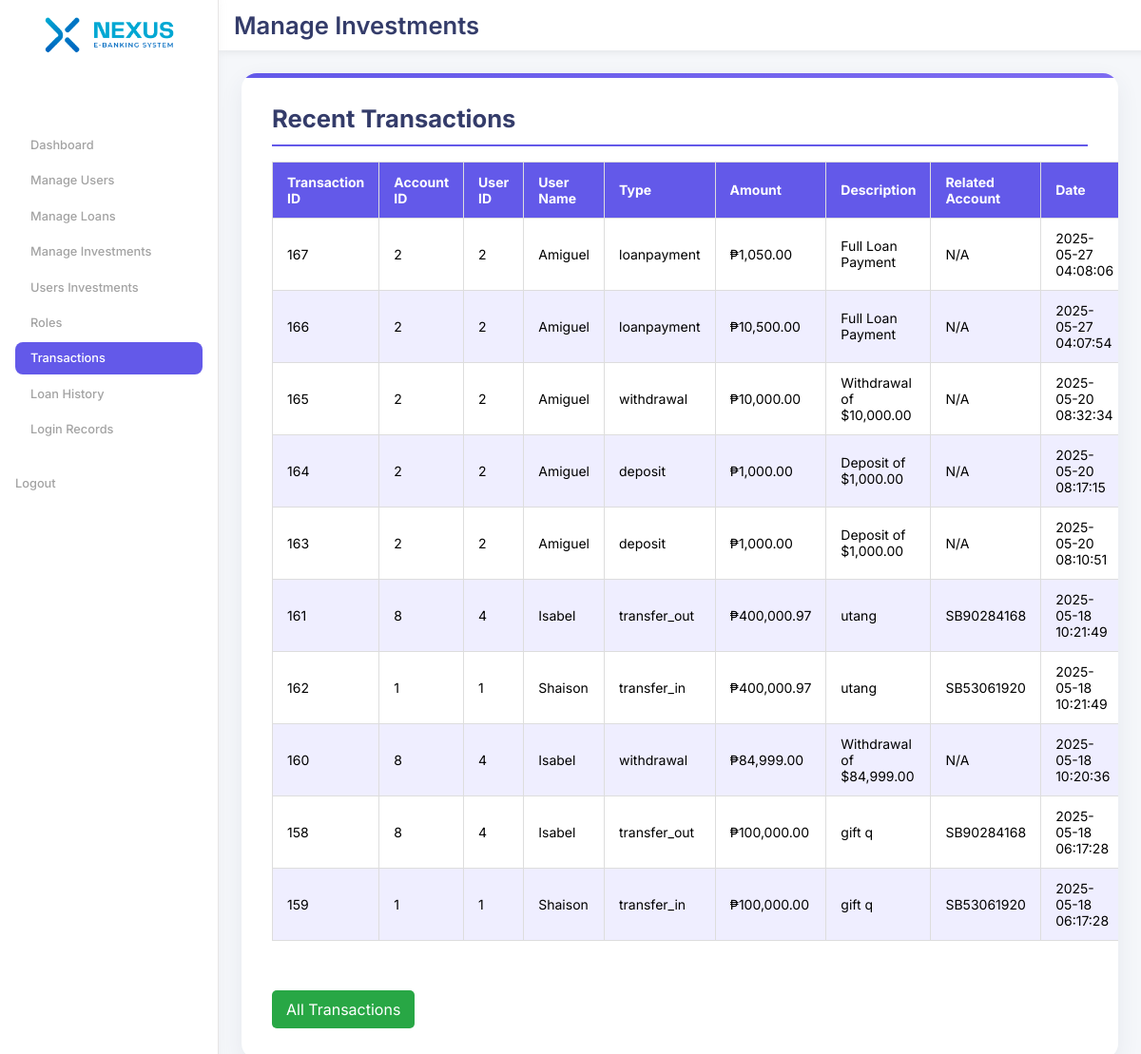
/admin/recent_transactions.php, run on the app's committed database.
### tables this page shows
CREATE TABLE IF NOT EXISTS `transactions` (
  `transaction_id` int NOT NULL AUTO_INCREMENT,
  `account_id` int NOT NULL,
  `type` enum('deposit','withdrawal','transfer_in','transfer_out','loanpayment') NOT NULL,
  `amount` decimal(15,2) NOT NULL,
  `description` varchar(255) DEFAULT NULL,
  `related_account_id` int DEFAULT NULL,
  `created_at` timestamp NULL DEFAULT CURRENT_TIMESTAMP,
  PRIMARY KEY (`transaction_id`),
  KEY `account_id` (`account_id`),
  KEY `related_account_id` (`related_account_id`),
  CONSTRAINT `transactions_ibfk_1` FOREIGN KEY (`account_id`) REFERENCES `accounts` (`account_id`) ON DELETE CASCADE,
  CONSTRAINT `transactions_ibfk_2` FOREIGN KEY (`related_account_id`) REFERENCES `accounts` (`account_id`) ON DELETE SET NULL
);

CREATE TABLE IF NOT EXISTS `users` (
  `user_id` int NOT NULL AUTO_INCREMENT,
  `full_name` varchar(100) NOT NULL,
  `age` int NOT NULL,
  `birth_year` int NOT NULL,
  `email` varchar(100) NOT NULL,
  `address` text NOT NULL,
  `occupation` varchar(50) NOT NULL,
  `phone` varchar(20) NOT NULL,
  `password_hash` varchar(255) NOT NULL,
  `created_at` timestamp NULL DEFAULT CURRENT_TIMESTAMP,
  `is_admin` tinyint(1) DEFAULT '0',
  `status` enum('pending','approved','rejected') DEFAULT 'pending',
  `is_active` tinyint(1) NOT NULL DEFAULT '1',
  `reset_token` varchar(255) DEFAULT NULL,
  `reset_expires_at` datetime DEFAULT NULL,
  `profile_picture` varchar(255) DEFAULT NULL,
  PRIMARY KEY (`user_id`),
  UNIQUE KEY `email` (`email`)
);

CREATE TABLE IF NOT EXISTS `accounts` (
  `account_id` int NOT NULL AUTO_INCREMENT,
  `user_id` int NOT NULL,
  `account_number` varchar(20) NOT NULL,
  `balance` decimal(15,2) DEFAULT '0.00',
  `created_at` timestamp NULL DEFAULT CURRENT_TIMESTAMP,
  PRIMARY KEY (`account_id`),
  UNIQUE KEY `account_number` (`account_number`),
  KEY `user_id` (`user_id`),
  CONSTRAINT `accounts_ibfk_1` FOREIGN KEY (`user_id`) REFERENCES `users` (`user_id`) ON DELETE CASCADE
);

### admin/recent_transactions.php (the view, shortened to what this page needs)
<?php
require_once '../includes/db.php';
try {
    $sql = "
        SELECT
            t.transaction_id,
            t.account_id,
            t.type,
            t.amount,
            t.description,
            t.related_account_id,
            t.created_at,
            u.user_id,
            u.full_name,
            ra.account_number AS related_account_number
        FROM transactions t
        JOIN accounts a ON t.account_id = a.account_id
        JOIN users u ON a.user_id = u.user_id
        LEFT JOIN accounts ra ON t.related_account_id = ra.account_id
        ORDER BY t.created_at DESC
        LIMIT 10
    ";
    $stmt = $pdo->query($sql);
    $transactions = $stmt->fetchAll();
} catch (PDOException $e) {
    error_log("Error fetching transactions: " . $e->getMessage());
    die("Error fetching transactions. Please try again later.");
}
?>
<!DOCTYPE html>
<html lang="en">
<head>
    <link rel="stylesheet" href="../assets/css/admin-main.css">
    <link rel="stylesheet" href="../assets/css/admin-recent-transactions.css">
</head>
<body>
 <div class="wrapper">
            <aside class="sidebar">
                            <div class="Logos-cont">
                                <img src="../assets/images/Logo-color.png" alt="SecureBank Logo" class="logo-container">
                            </div>
                            <nav class="dashboard-nav">
                                <a href="dashboard.php" class="active btn ">Dashboard</a>
                                <a href="manage-users.php" class="btn ">Manage Users</a>
                                <a href="manage-loans.php" class="btn">Manage Loans</a>
                                <a href="manage-investments.php" class="btn">Manage Investments</a>
                                <a href="track-investments.php" class="btn">Users Investments</a>
                                <a href="role.php" class="btn">Roles</a>
                                <a href="recent_transactions.php" class="btn dash-text">Transactions</a>
                                <a href="loan-history.php" class="btn">Loan History</a>
                                <a href="login-records.php" class="btn">Login Records</a>
                            </nav>
                             <div class="logout-cont">
                                <a href="../logout.php" class="logout">Logout</a>
                            </div>
                </aside>
 <main class="container">
        <header>
            <h1>Manage Investments</h1>
        </header>
        <div class="content">
            <div>
        <h1>Recent Transactions</h1>
        <table>
            <thead>
                <tr style="background-color: #f4f4f4;">
                    <th>Transaction ID</th>
                    <th>Account ID</th>
                    <th>User ID</th>
                    <th>User Name</th>
                    <th>Type</th>
                    <th>Amount</th>
                    <th>Description</th>
                    <th>Related Account</th>
                    <th>Date</th>
                </tr>
            </thead>
            <tbody>
                <?php if (!empty($transactions)): ?>
                    <?php foreach ($transactions as $transaction): ?>
                        <tr>
                            <td data-label="Transaction ID"><?php echo $transaction['transaction_id']; ?></td>
                            <td data-label="Account ID"><?php echo $transaction['account_id']; ?></td>
                            <td data-label="User ID"><?php echo $transaction['user_id']; ?></td>
                            <td data-label="User Name"><?php echo htmlspecialchars($transaction['full_name']); ?></td>
                            <td data-label="Type"><?php echo htmlspecialchars($transaction['type']); ?></td>
                            <td data-label="Amount"><?php echo "₱" . number_format($transaction['amount'], 2); ?></td>
                            <td data-label="Description"><?php echo !empty($transaction['description']) ? htmlspecialchars($transaction['description']) : 'N/A'; ?></td>
                            <td data-label="Related Account"><?php echo !empty($transaction['related_account_number']) ? htmlspecialchars($transaction['related_account_number']) : 'N/A'; ?></td>
                            <td data-label="Date">
                                <?php
                                    echo !empty($transaction['created_at']) && strtotime($transaction['created_at'])
                                        ? date("Y-m-d H:i:s", strtotime($transaction['created_at']))
                                        : 'N/A';
                                ?>
                            </td>
                        </tr>
                    <?php endforeach; ?>
                <?php else: ?>
                    <tr>
                        <td colspan="9">No recent transactions found.</td>
                    </tr>
                <?php endif; ?>
            </tbody>
        </table>
        <a href="all-transactions.php" style="display: inline-block; margin-top: 20px; padding: 10px 15px; background-color: #28a745; color: white; text-decoration: none; border-radius: 5px;">All Transactions</a>
    </div>
        </div>
</main>
</div>
</body>
</html>

### assets/css/admin-main.css (style rules this page uses)
:root { --main-color: #ffffff; --bg-color: #f5f7fa; --bg-sidecolor-2: #6359e9; --font-color: #343c6a; --thin-font-color: #718ebf; --inactive-font-color: #a3a3a3; --hover-effects: #efeeff; --big-font-size: clamp(4rem, 6vw, 6.6rem); --semi-big-font-size: clamp(1.5rem, 3vw, 1.6rem); --paragraph-font-size: clamp(0.7rem, 1.5vw, 0.8rem); }
.content { display: flex; flex-direction: column; background: var(--main-color); padding: 2rem; border-radius: 16px; box-shadow: 0 8px 24px rgba(52, 60, 106, 0.08); margin: 4.8rem 1.5rem 2rem 1.5rem; transition: transform 0.3s ease, box-shadow 0.3s ease; position: relative; overflow: hidden; }
.content::before { content: ""; position: absolute; top: 0; left: 0; width: 100%; height: 5px; background: linear-gradient(90deg, var(--bg-sidecolor-2), #7e6cf1); }
* { margin: 0; padding: 0; box-sizing: border-box; font-family: "Poppins", sans-serif; text-decoration: none; font-family: "inter", sans-serif; }
* { margin: 0; padding: 0; box-sizing: border-box; font-family: "Inter", sans-serif; }
body, html { height: 100%; }
.wrapper { display: flex; height: 100vh; background-color: var(--bg-color); }
.logout-cont { display: flex; flex-direction: column; gap: 1rem; margin-top: 2rem; font-size: var(--paragraph-font-size); color: var(--inactive-font-color); font-weight: 500; cursor: pointer; }
.logout { color: var(--inactive-font-color); text-decoration: none; font-weight: 500; transition: color 0.3s ease; display: flex; align-items: center; gap: 0.6rem; }
.btn { display: flex; align-items: center; gap: 0.6rem; padding: 0rem 1rem; background-color: transparent; color: var(--inactive-font-color); border-radius: 8px; font-weight: 500; height: 34.2px; }
.container { flex: 1; background-color: var(--bg-color); overflow: auto; z-index: 999; }

### assets/css/admin-recent-transactions.css (style rules this page uses)
:root { --main-color: #FFFFFF; --bg-color: #F5F7FA; --bg-sidecolor-2: #6359e9; --font-color: #343C6A; --thin-font-color: #718EBF; --inactive-font-color: #a3a3a3; --hover-effects: #efeeff; --big-font-size: clamp(4rem, 6vw, 6.6rem); --semi-big-font-size: clamp(1.5rem, 3vw, 1.6rem); --paragraph-font-size: clamp(0.7rem, 1.5vw, 0.8rem); --spacing-small: 0.75rem; --spacing-medium: 1rem; --spacing-large: 2rem; --radius-base: 8px; --radius-lg: 16px; --shadow-base: 0 4px 12px rgba(99, 89, 233, 0.2); --shadow-lg: 0 8px 24px rgba(52, 60, 106, 0.08); }
.content h1 { margin-bottom: var(--spacing-medium); color: var(--font-color); border-bottom: 2px solid var(--bg-sidecolor-2); padding-bottom: var(--spacing-small); font-size: var(--semi-big-font-size); }
.content table { width: 100%; border-collapse: collapse; font-size: 14px; margin-bottom: var(--spacing-large); }
.content table thead { background-color: var(--bg-sidecolor-2); color: var(--main-color); }
.content table th, .content table td { padding: 12px 15px; border: 1px solid #ddd; text-align: left; }
.content table tbody tr:nth-child(even) { background-color: var(--hover-effects); }
.content a { display: inline-block; margin-top: var(--spacing-medium); padding: 10px 15px; background-color: #28a745; color: var(--main-color); text-decoration: none; border-radius: var(--radius-base); transition: background-color 0.3s ease; }
th { background-color: var(--bg-sidecolor-2) ; }
.content table { border-radius: var(--radius-lg); }

### data on the page
transactions: transaction_id "167", account "2", users.user_id "2", users.full_name "Amiguel", type "loanpayment", amount "1,050.00", description "Full Loan Payment", shows "N/A", created_at "2025-05-27 04:08:06"
transactions: transaction_id "166", account "2", users.user_id "2", users.full_name "Amiguel", type "loanpayment", amount "10,500.00", description "Full Loan Payment", shows "N/A", created_at "2025-05-27 04:07:54"
transactions: transaction_id "165", account "2", users.user_id "2", users.full_name "Amiguel", type "withdrawal", amount "10,000.00", description "Withdrawal of $10,000.00", shows "N/A", created_at "2025-05-20 08:32:34"
transactions: transaction_id "164", account "2", users.user_id "2", users.full_name "Amiguel", type "deposit", amount "1,000.00", description "Deposit of $1,000.00", shows "N/A", created_at "2025-05-20 08:17:15"
transactions: transaction_id "163", account "2", users.user_id "2", users.full_name "Amiguel", type "deposit", amount "1,000.00", description "Deposit of $1,000.00", shows "N/A", created_at "2025-05-20 08:10:51"
transactions: transaction_id "161", account "8", users.user_id "4", users.full_name "Isabel", type "transfer_out", amount "400,000.97", description "utang", related_account.account_number "SB90284168", created_at "2025-05-18 10:21:49"
transactions: transaction_id "162", account "1", users.user_id "1", users.full_name "Shaison", type "transfer_in", amount "400,000.97", description "utang", related_account.account_number "SB53061920", created_at "2025-05-18 10:21:49"
transactions: transaction_id "160", account "8", users.user_id "4", users.full_name "Isabel", type "withdrawal", amount "84,999.00", description "Withdrawal of $84,999.00", shows "N/A", created_at "2025-05-18 10:20:36"
transactions: transaction_id "158", account "8", users.user_id "4", users.full_name "Isabel", type "transfer_out", amount "100,000.00", description "gift q", related_account.account_number "SB90284168", created_at "2025-05-18 06:17:28"
transactions: transaction_id "159", account "1", users.user_id "1", users.full_name "Shaison", type "transfer_in", amount "100,000.00", description "gift q", related_account.account_number "SB53061920", created_at "2025-05-18 06:17:28"
